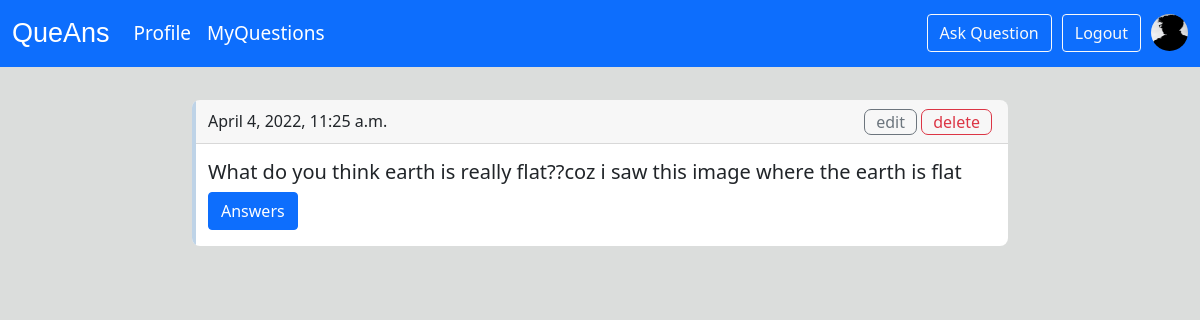
Page /question/ (signed in) on the committed database.
### users/models.py (models this page shows, shortened)
class profiles(models.Model):
    name = models.CharField(max_length=150,null=False,blank=False)
    email = models.EmailField(null=True,blank=False)
    short_intro = models.CharField(max_length=150,default="my intro",null=True,blank="True")
    bio = models.TextField(null=True,blank=True)
    profile_pic = models.ImageField(default='profile_pic/default.jpg',upload_to='profile_pic')
    user = models.OneToOneField(User,null=True,blank=True,on_delete=models.CASCADE)
    facebook_link = models.CharField(max_length=300,default=" ",null=True,blank="True")
    twitter_link = models.CharField(max_length=300,default=" ",null=True,blank="True")
    linkedin_link = models.CharField(max_length=300,default=" ",null=True,blank="True")

### answers/models.py (models this page shows, shortened)
class questions(models.Model):
    questioner = models.ForeignKey(User,null=True,blank=False,on_delete=models.SET_NULL)
    title = models.CharField(max_length=10000,null=False,blank=False)
    question_image = models.ImageField(null=True,blank=True,upload_to='question_image')
    time = models.DateTimeField(auto_now_add=True)
    answered = models.BooleanField(default=False)

### answers/views.py (the view)
# urls.py: path('question/',views.userQuestions,name='userquestions'),
@login_required(login_url='login')
def userQuestions(request):
    user = User.objects.get(id=request.user.id)
    userquestions = questions.objects.filter(questioner=user)
    context={'questions':userquestions}
    return render(request,'answers/userquestion.html',context)

### answers/templates/answers/userquestion.html (shortened to what this page needs)
{% extends 'main.html' %}
{% block content %}
<div class="container myquestions" style="margin-top: 100px;">
    {% for question in questions reversed %}
    <div class="card">
        <div class="card-header">
            <div class="answerer-info" style="display:flex;">
                {{question.time}}
            </div>
            <div class="user-action">
                <a href="{% url 'editquestion' question.id %}"><button class="btn btn-outline-secondary edit-button">edit</button></a>
                <a href="{% url 'deletequestion' question.id %}"><button class="btn btn-outline-danger edit-button">delete</button></a>
            </div>
        </div>
        <div class="card-body">
            <h5 class="card-title">{{question.title}}</h5>
            <a href="{% url 'question' question.id %}" class="btn btn-primary">Answers</a>
        </div>
    </div>
    {% endfor %}
</div>
{% endblock content %}

### templates/main.html (shortened to what this page needs)
<!doctype html> {% load static %}
<html lang="en">
<head>
    <link href="https://cdn.jsdelivr.net/npm/bootstrap@5.1.3/dist/css/bootstrap.min.css" rel="stylesheet">
    <link rel="stylesheet" href="{% static 'styles/style.css' %}">
</head>
<body>
    <nav class="navbar navbar-expand-lg navbar-dark bg-primary fixed-top">
        <div class="container-fluid">
            <a class="navbar-brand" href="{% url 'main' %}" style="font-size: 27px; font-family: sans-serif;">
                QueAns
            </a>
            <div class="collapse navbar-collapse" id="navbarSupportedContent">
                <ul class="navbar-nav me-auto mb-2 mb-lg-0">
                    <li class="nav-item">
                        {% if user.is_authenticated %}
                        <a class="nav-link active" aria-current="page" href="{% url 'profile' user.username %}">Profile</a>
                        {% else %}
                        <a class="nav-link active" aria-current="page" href="{% url 'login' %}">Profile</a>
                        {% endif %}
                    </li>
                    <li class="nav-item">
                        <a class="nav-link active" aria-current="page" href="{% url 'userquestions' %}">MyQuestions</a>
                    </li>
                </ul>
                <div class="d-flex">
                    <a aria-current="page" data-bs-toggle="modal" data-bs-target="#exampleModal">
                        <button class="btn btn-outline-light">Ask Question</button>
                    </a>
                    {% if user.is_authenticated %}
                    <a href="{% url 'logout' %}">
                        <button class="btn btn-outline-light" style="margin-left: 10px;">Logout</button>
                    </a>
                    <img src="{{user.profiles.profile_pic.url}}" width="37px;" height="37px" style="margin-left:10px; " data-bs-toggle="popover" data-bs-placement="bottom" data-bs-title="{{user.username}}" data-bs-content="Verified">
                    {% else %}
                    <a href="{% url 'login' %}">
                        <button class="btn btn-outline-light" style="margin: 0 10px;">Login/Signup</button> {% endif %}
                </div>
            </div>
        </div>
    </nav>
    {% block content %}{% endblock content %}
</body>
</html>

### static/styles/style.css (style rules this page uses)
* { margin: 0; padding: 0; }
img { border-radius: 50%; cursor: pointer; }
body { overflow-x: hidden; }
.nav-link { font-size: 19px; font-weight: 400; }
body { background: #dbdddc; }
.card { border: none; position: relative; overflow: hidden; border-radius: 8px; cursor: pointer }
.card:before { content: ""; position: absolute; left: 0; top: 0; width: 4px; height: 100%; background-color: #bed3e7; transform: scaleY(1); transition: all 0.5s; transform-origin: bottom }
.card:after { content: ""; position: absolute; left: 0; top: 0; width: 4px; height: 100%; background-color: #1e6dc7; transform: scaleY(0); transition: all 0.5s; transform-origin: bottom }

### answers/templates/answers/userquestion.html (style rules this page uses)
.myquestions { width: 70vw; }
.card { margin-top: 10px; }
.card-header { display: flex; justify-content: space-between; align-items: center; }
.edit-button { padding: 0px 11px; border-radius: 7px; }

### rows in the picture
questions: time "April 4, 2022, 11:25 a.m.", title "What do you think earth is really flat??coz i saw this image where the earth is flat"
